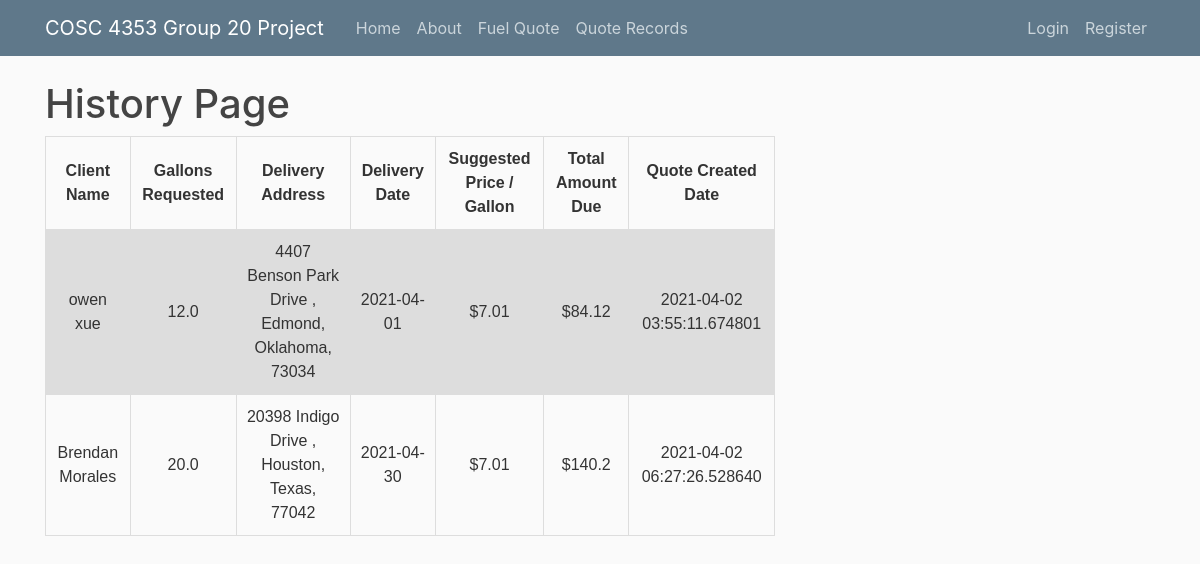
Before: /history with the older database file.
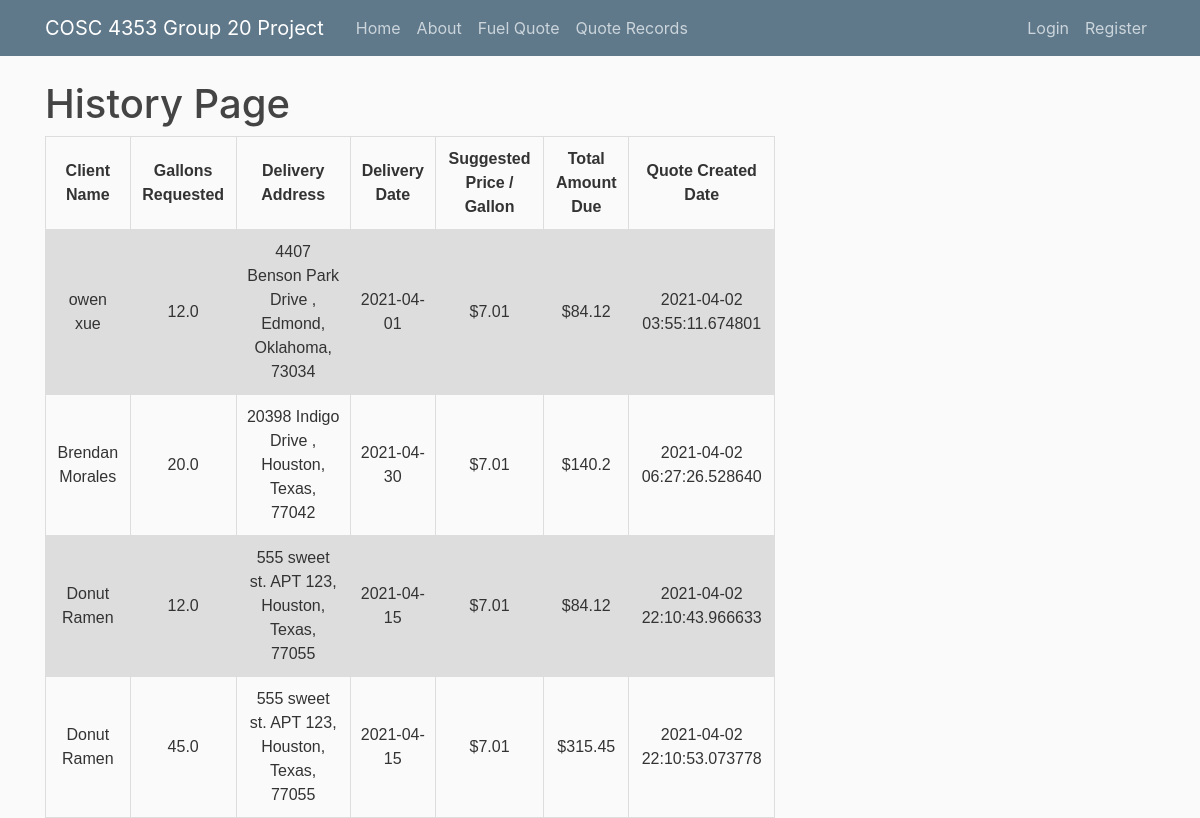
After: the same page with the newer database file.
### quote_project/models.py (models this page shows, shortened)
class Profile(db.Model):
    id = db.Column(db.Integer, primary_key=True)
    user_id = db.Column(db.Integer, db.ForeignKey('user.id'), nullable=False)
    fullname = db.Column(db.String(100), unique=False, nullable=False)
    address1 = db.Column(db.String(100), unique=False, nullable=False)
    address2 = db.Column(db.String(100), unique=False, nullable=True)  # optional filed
    city = db.Column(db.String(100), unique=False, nullable=False)
    state = db.Column(db.String(20), unique=False, nullable=False)
    zip = db.Column(db.String(10), unique=False, nullable=False)
    quotes = db.relationship('Quote', backref='profile', lazy=True)

class Quote(db.Model):
    id = db.Column(db.Integer, primary_key=True)
    delivery_date = db.Column(db.String(10), unique=False, nullable=False)
    request_gallons = db.Column(db.Float, nullable=False)
    suggested_price = db.Column(db.Float)
    date_quoted = db.Column(db.DateTime, nullable=False, default=datetime.utcnow)
    user_id = db.Column(db.Integer, db.ForeignKey('user.id'), nullable=False)
    profile_id = db.Column(db.Integer, db.ForeignKey('profile.id'), nullable=False)
    total = db.Column(db.Float, nullable=False)

### quote_project/routes.py (the view)
@app.route("/history")
def display_history():
    numRow = Quote.query.count()
    quote_records = []
    for counter in range(1, numRow + 1):
        client_name = Quote.query.filter_by(id=counter).first().profile.fullname
        gallons_requested = Quote.query.filter_by(id=counter).first().request_gallons
        delivery_address1 = Quote.query.filter_by(id=counter).first().profile.address1
        delivery_address2 = Quote.query.filter_by(id=counter).first().profile.address2
        if delivery_address2 is None:
            delivery_address2 = ""
        zipcode = Quote.query.filter_by(id=counter).first().profile.zip
        city = Quote.query.filter_by(id=counter).first().profile.city
        state = Quote.query.filter_by(id=counter).first().profile.state
        delivery_address = f'{delivery_address1} {delivery_address2}, {city}, {state}, {zipcode}'
        delivery_date = Quote.query.filter_by(id=counter).first().delivery_date
        suggested_price = Quote.query.filter_by(id=counter).first().suggested_price
        total_amount = Quote.query.filter_by(id=counter).first().total
        quote_created = Quote.query.filter_by(id=counter).first().date_quoted
        temp_dict = {'client_name': client_name,
                     'gallons_requested': gallons_requested,
                     'delivery_address': delivery_address,
                     'delivery_date': delivery_date,
                     'suggested_price': f'${suggested_price}',
                     'total_amount': f'${total_amount}',
                     'quote_created': quote_created
                     }
        quote_records.append(temp_dict)
    print(quote_records)
    return render_template('history.html', title='History', histories=quote_records)

### quote_project/templates/history.html
{% extends "layout.html" %}
{% block content %}
	<h1>History Page</h1>
    <table>
        <tr>
          <th>Client Name</th>
          <th>Gallons Requested</th>
          <th>Delivery Address</th>
          <th>Delivery Date</th>
          <th>Suggested Price / Gallon</th>
          <th>Total Amount Due</th>
          <th>Quote Created Date</th>
        </tr>
        {% for history in histories %}
            <tr>
            <td>{{ history.client_name }}</td>
            <td>{{ history.gallons_requested }}</td>
            <td>{{ history.delivery_address }}</td>
            <td>{{ history.delivery_date }}</td>
            <td>{{ history.suggested_price }}</td>
            <td>{{ history.total_amount }}</td>
            <td>{{ history.quote_created }}</td>
            </tr>
        {% endfor %}
      </table>
{% endblock content %}

### quote_project/templates/layout.html (shortened to what this page needs)
<!DOCTYPE html>
<html>
<head>
    <link rel="stylesheet" href="https://maxcdn.bootstrapcdn.com/bootstrap/4.0.0/css/bootstrap.min.css">
    <link rel="stylesheet" type="text/css" href="{{ url_for('static', filename='main.css') }}">
    <link href="https://cdnjs.cloudflare.com/ajax/libs/bootstrap-datepicker/1.7.1/css/bootstrap-datepicker.min.css" rel="stylesheet"/>
</head>
<body>
    <header class="site-header">
      <nav class="navbar navbar-expand-md navbar-dark bg-steel fixed-top">
        <div class="container">
          <a class="navbar-brand mr-4" href="/">COSC 4353 Group 20 Project</a>
          <div class="collapse navbar-collapse" id="navbarToggle">
            <div class="navbar-nav mr-auto">
              <a class="nav-item nav-link" href="{{ url_for('home') }}">Home</a>
              <a class="nav-item nav-link" href="{{ url_for('about') }}">About</a>
              <a class="nav-item nav-link" href="{{ url_for('fuelquote') }}">Fuel Quote</a>
              <a class="nav-item nav-link" href="{{ url_for('display_history') }}">Quote Records</a>
            </div>
            <div class="navbar-nav">
              {% if current_user.is_authenticated %}
              <a class="nav-item nav-link" href="{{ url_for('profileManagement') }}">Account</a>
                <a class="nav-item nav-link" href="{{ url_for('logout') }}">Logout</a>
              {% else %}
                <a class="nav-item nav-link" href="{{ url_for('login') }}">Login</a>
                <a class="nav-item nav-link" href="{{ url_for('register') }}">Register</a>
              {% endif %}
            </div>
          </div>
        </div>
      </nav>
    </header>
    <main role="main" class="container">
      <div class="row">
        <div class="col-md-8">
          {% block content %}{% endblock %}
        </div>
        <div class="col-md-4">
        </div>
      </div>
    </main>
</body>
</html>

### quote_project/static/main.css (style rules this page uses)
body { background: #fafafa; color: #333333; margin-top: 5rem; }
h1, h2, h3, h4, h5, h6 { color: #444444; }
.bg-steel { background-color: #5f788a; }
.site-header .navbar-nav .nav-link { color: #cbd5db; }
table, th, td { border: 1px solid black; border-collapse: collapse; }

### quote_project/templates/layout.html (style rules this page uses)
table { font-family: arial, sans-serif; border-collapse: collapse; width: 100%; }
td, th { border: 1px solid #dddddd; text-align: center; padding: 10px; }
tr:nth-child(even) { background-color: #dddddd; }

Changed rows visible on the page:
added Profile: client_name "Donut Ramen" "Donut Ramen"
added Quote: gallons_requested "12.0", delivery_date "2021-04-15", quote_created "2021-04-02 22:10:43.966633"
added Quote: gallons_requested "45.0", delivery_date "2021-04-15", quote_created "2021-04-02 22:10:53.073778"
Other visible differences:
new list line: "555 sweet st. APT 123, Houston, Texas, 77055 $7.01 $84.12"
new list line: "555 sweet st. APT 123, Houston, Texas, 77055 $7.01 $315.45"
